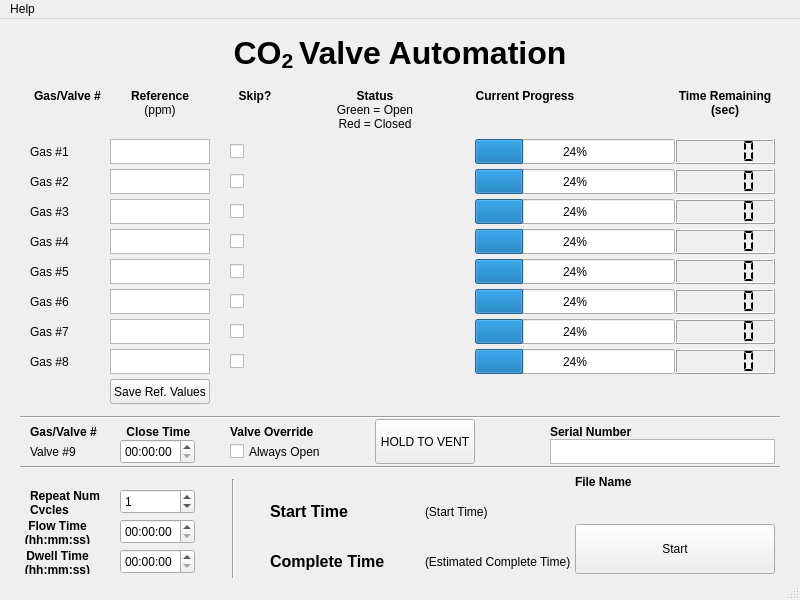
<?xml version="1.0" encoding="UTF-8"?>
<ui version="4.0">
 <class>MainWindow</class>
 <widget class="QMainWindow" name="MainWindow">
  <property name="geometry">
   <rect>
    <x>0</x>
    <y>0</y>
    <width>800</width>
    <height>600</height>
   </rect>
  </property>
  <property name="windowTitle">
   <string>MainWindow</string>
  </property>
  <widget class="QWidget" name="centralwidget">
   <widget class="QProgressBar" name="progress1">
    <property name="geometry">
     <rect>
      <x>475</x>
      <y>120</y>
      <width>200</width>
      <height>25</height>
     </rect>
    </property>
    <property name="value">
     <number>24</number>
    </property>
   </widget>
   <widget class="QLCDNumber" name="lcd1">
    <property name="geometry">
     <rect>
      <x>675</x>
      <y>120</y>
      <width>100</width>
      <height>25</height>
     </rect>
    </property>
    <property name="font">
     <font>
      <weight>75</weight>
      <bold>true</bold>
     </font>
    </property>
    <property name="segmentStyle">
     <enum>QLCDNumber::Flat</enum>
    </property>
   </widget>
   <widget class="QLabel" name="label_6">
    <property name="geometry">
     <rect>
      <x>675</x>
      <y>70</y>
      <width>100</width>
      <height>50</height>
     </rect>
    </property>
    <property name="font">
     <font>
      <weight>75</weight>
      <bold>true</bold>
     </font>
    </property>
    <property name="text">
     <string>Time Remaining&lt;br&gt; (sec)</string>
    </property>
    <property name="alignment">
     <set>Qt::AlignHCenter|Qt::AlignTop</set>
    </property>
   </widget>
   <widget class="QLabel" name="label_3">
    <property name="geometry">
     <rect>
      <x>110</x>
      <y>70</y>
      <width>100</width>
      <height>50</height>
     </rect>
    </property>
    <property name="font">
     <font>
      <weight>75</weight>
      <bold>true</bold>
     </font>
    </property>
    <property name="text">
     <string>&lt;html&gt;&lt;head/&gt;&lt;body&gt;&lt;p&gt;Reference &lt;br/&gt;&lt;span style=&quot; font-weight:400;&quot;&gt;(ppm)&lt;/span&gt;&lt;/p&gt;&lt;/body&gt;&lt;/html&gt;</string>
    </property>
    <property name="alignment">
     <set>Qt::AlignHCenter|Qt::AlignTop</set>
    </property>
   </widget>
   <widget class="QTextEdit" name="ref1">
    <property name="geometry">
     <rect>
      <x>110</x>
      <y>120</y>
      <width>100</width>
      <height>25</height>
     </rect>
    </property>
   </widget>
   <widget class="QLabel" name="label_2">
    <property name="geometry">
     <rect>
      <x>30</x>
      <y>70</y>
      <width>75</width>
      <height>50</height>
     </rect>
    </property>
    <property name="font">
     <font>
      <weight>75</weight>
      <bold>true</bold>
     </font>
    </property>
    <property name="text">
     <string>Gas/Valve #</string>
    </property>
    <property name="alignment">
     <set>Qt::AlignHCenter|Qt::AlignTop</set>
    </property>
   </widget>
   <widget class="QLabel" name="label">
    <property name="geometry">
     <rect>
      <x>30</x>
      <y>120</y>
      <width>50</width>
      <height>25</height>
     </rect>
    </property>
    <property name="text">
     <string>Gas #1</string>
    </property>
   </widget>
   <widget class="QLabel" name="label_5">
    <property name="geometry">
     <rect>
      <x>475</x>
      <y>70</y>
      <width>100</width>
      <height>50</height>
     </rect>
    </property>
    <property name="font">
     <font>
      <weight>75</weight>
      <bold>true</bold>
     </font>
    </property>
    <property name="text">
     <string>Current Progress</string>
    </property>
    <property name="alignment">
     <set>Qt::AlignHCenter|Qt::AlignTop</set>
    </property>
   </widget>
   <widget class="QTextEdit" name="ref2">
    <property name="geometry">
     <rect>
      <x>110</x>
      <y>150</y>
      <width>100</width>
      <height>25</height>
     </rect>
    </property>
   </widget>
   <widget class="QLCDNumber" name="lcd2">
    <property name="geometry">
     <rect>
      <x>675</x>
      <y>150</y>
      <width>100</width>
      <height>25</height>
     </rect>
    </property>
    <property name="font">
     <font>
      <weight>75</weight>
      <bold>true</bold>
     </font>
    </property>
    <property name="segmentStyle">
     <enum>QLCDNumber::Flat</enum>
    </property>
   </widget>
   <widget class="QProgressBar" name="progress2">
    <property name="geometry">
     <rect>
      <x>475</x>
      <y>150</y>
      <width>200</width>
      <height>25</height>
     </rect>
    </property>
    <property name="value">
     <number>24</number>
    </property>
   </widget>
   <widget class="QLabel" name="label_7">
    <property name="geometry">
     <rect>
      <x>30</x>
      <y>150</y>
      <width>50</width>
      <height>25</height>
     </rect>
    </property>
    <property name="text">
     <string>Gas #2</string>
    </property>
   </widget>
   <widget class="QTextEdit" name="ref3">
    <property name="geometry">
     <rect>
      <x>110</x>
      <y>180</y>
      <width>100</width>
      <height>25</height>
     </rect>
    </property>
   </widget>
   <widget class="QTextEdit" name="ref4">
    <property name="geometry">
     <rect>
      <x>110</x>
      <y>210</y>
      <width>100</width>
      <height>25</height>
     </rect>
    </property>
   </widget>
   <widget class="QTextEdit" name="ref5">
    <property name="geometry">
     <rect>
      <x>110</x>
      <y>240</y>
      <width>100</width>
      <height>25</height>
     </rect>
    </property>
   </widget>
   <widget class="QTextEdit" name="ref6">
    <property name="geometry">
     <rect>
      <x>110</x>
      <y>270</y>
      <width>100</width>
      <height>25</height>
     </rect>
    </property>
   </widget>
   <widget class="QTextEdit" name="ref7">
    <property name="geometry">
     <rect>
      <x>110</x>
      <y>300</y>
      <width>100</width>
      <height>25</height>
     </rect>
    </property>
   </widget>
   <widget class="QTextEdit" name="ref8">
    <property name="geometry">
     <rect>
      <x>110</x>
      <y>330</y>
      <width>100</width>
      <height>25</height>
     </rect>
    </property>
   </widget>
   <widget class="QLabel" name="label_8">
    <property name="geometry">
     <rect>
      <x>30</x>
      <y>180</y>
      <width>50</width>
      <height>25</height>
     </rect>
    </property>
    <property name="text">
     <string>Gas #3</string>
    </property>
   </widget>
   <widget class="QLabel" name="label_9">
    <property name="geometry">
     <rect>
      <x>30</x>
      <y>210</y>
      <width>50</width>
      <height>25</height>
     </rect>
    </property>
    <property name="text">
     <string>Gas #4</string>
    </property>
   </widget>
   <widget class="QLabel" name="label_10">
    <property name="geometry">
     <rect>
      <x>30</x>
      <y>240</y>
      <width>50</width>
      <height>25</height>
     </rect>
    </property>
    <property name="text">
     <string>Gas #5</string>
    </property>
   </widget>
   <widget class="QLabel" name="label_11">
    <property name="geometry">
     <rect>
      <x>30</x>
      <y>270</y>
      <width>50</width>
      <height>25</height>
     </rect>
    </property>
    <property name="text">
     <string>Gas #6</string>
    </property>
   </widget>
   <widget class="QLabel" name="label_12">
    <property name="geometry">
     <rect>
      <x>30</x>
      <y>300</y>
      <width>50</width>
      <height>25</height>
     </rect>
    </property>
    <property name="text">
     <string>Gas #7</string>
    </property>
   </widget>
   <widget class="QLabel" name="label_13">
    <property name="geometry">
     <rect>
      <x>30</x>
      <y>330</y>
      <width>50</width>
      <height>25</height>
     </rect>
    </property>
    <property name="text">
     <string>Gas #8</string>
    </property>
   </widget>
   <widget class="QProgressBar" name="progress3">
    <property name="geometry">
     <rect>
      <x>475</x>
      <y>180</y>
      <width>200</width>
      <height>25</height>
     </rect>
    </property>
    <property name="value">
     <number>24</number>
    </property>
   </widget>
   <widget class="QProgressBar" name="progress4">
    <property name="geometry">
     <rect>
      <x>475</x>
      <y>210</y>
      <width>200</width>
      <height>25</height>
     </rect>
    </property>
    <property name="value">
     <number>24</number>
    </property>
   </widget>
   <widget class="QProgressBar" name="progress5">
    <property name="geometry">
     <rect>
      <x>475</x>
      <y>240</y>
      <width>200</width>
      <height>25</height>
     </rect>
    </property>
    <property name="value">
     <number>24</number>
    </property>
   </widget>
   <widget class="QProgressBar" name="progress6">
    <property name="geometry">
     <rect>
      <x>475</x>
      <y>270</y>
      <width>200</width>
      <height>25</height>
     </rect>
    </property>
    <property name="value">
     <number>24</number>
    </property>
   </widget>
   <widget class="QProgressBar" name="progress7">
    <property name="geometry">
     <rect>
      <x>475</x>
      <y>300</y>
      <width>200</width>
      <height>25</height>
     </rect>
    </property>
    <property name="value">
     <number>24</number>
    </property>
   </widget>
   <widget class="QProgressBar" name="progress8">
    <property name="geometry">
     <rect>
      <x>475</x>
      <y>330</y>
      <width>200</width>
      <height>25</height>
     </rect>
    </property>
    <property name="value">
     <number>24</number>
    </property>
   </widget>
   <widget class="QLCDNumber" name="lcd3">
    <property name="geometry">
     <rect>
      <x>675</x>
      <y>180</y>
      <width>100</width>
      <height>25</height>
     </rect>
    </property>
    <property name="font">
     <font>
      <weight>75</weight>
      <bold>true</bold>
     </font>
    </property>
    <property name="segmentStyle">
     <enum>QLCDNumber::Flat</enum>
    </property>
   </widget>
   <widget class="QLCDNumber" name="lcd4">
    <property name="geometry">
     <rect>
      <x>675</x>
      <y>210</y>
      <width>100</width>
      <height>25</height>
     </rect>
    </property>
    <property name="font">
     <font>
      <weight>75</weight>
      <bold>true</bold>
     </font>
    </property>
    <property name="segmentStyle">
     <enum>QLCDNumber::Flat</enum>
    </property>
   </widget>
   <widget class="QLCDNumber" name="lcd5">
    <property name="geometry">
     <rect>
      <x>675</x>
      <y>240</y>
      <width>100</width>
      <height>25</height>
     </rect>
    </property>
    <property name="font">
     <font>
      <weight>75</weight>
      <bold>true</bold>
     </font>
    </property>
    <property name="segmentStyle">
     <enum>QLCDNumber::Flat</enum>
    </property>
   </widget>
   <widget class="QLCDNumber" name="lcd6">
    <property name="geometry">
     <rect>
      <x>675</x>
      <y>270</y>
      <width>100</width>
      <height>25</height>
     </rect>
    </property>
    <property name="font">
     <font>
      <weight>75</weight>
      <bold>true</bold>
     </font>
    </property>
    <property name="segmentStyle">
     <enum>QLCDNumber::Flat</enum>
    </property>
   </widget>
   <widget class="QLCDNumber" name="lcd7">
    <property name="geometry">
     <rect>
      <x>675</x>
      <y>300</y>
      <width>100</width>
      <height>25</height>
     </rect>
    </property>
    <property name="font">
     <font>
      <weight>75</weight>
      <bold>true</bold>
     </font>
    </property>
    <property name="segmentStyle">
     <enum>QLCDNumber::Flat</enum>
    </property>
   </widget>
   <widget class="QLCDNumber" name="lcd8">
    <property name="geometry">
     <rect>
      <x>675</x>
      <y>330</y>
      <width>100</width>
      <height>25</height>
     </rect>
    </property>
    <property name="font">
     <font>
      <weight>75</weight>
      <bold>true</bold>
     </font>
    </property>
    <property name="segmentStyle">
     <enum>QLCDNumber::Flat</enum>
    </property>
   </widget>
   <widget class="QLabel" name="label_14">
    <property name="geometry">
     <rect>
      <x>30</x>
      <y>420</y>
      <width>50</width>
      <height>25</height>
     </rect>
    </property>
    <property name="text">
     <string>Valve #9</string>
    </property>
   </widget>
   <widget class="QCheckBox" name="checkBox">
    <property name="geometry">
     <rect>
      <x>230</x>
      <y>420</y>
      <width>100</width>
      <height>25</height>
     </rect>
    </property>
    <property name="text">
     <string>Always Open</string>
    </property>
   </widget>
   <widget class="QLabel" name="label_15">
    <property name="geometry">
     <rect>
      <x>30</x>
      <y>400</y>
      <width>75</width>
      <height>25</height>
     </rect>
    </property>
    <property name="font">
     <font>
      <weight>75</weight>
      <bold>true</bold>
     </font>
    </property>
    <property name="text">
     <string>Gas/Valve #</string>
    </property>
   </widget>
   <widget class="QLabel" name="label_16">
    <property name="geometry">
     <rect>
      <x>110</x>
      <y>400</y>
      <width>100</width>
      <height>25</height>
     </rect>
    </property>
    <property name="font">
     <font>
      <weight>75</weight>
      <bold>true</bold>
     </font>
    </property>
    <property name="text">
     <string>Close Time </string>
    </property>
    <property name="alignment">
     <set>Qt::AlignCenter</set>
    </property>
   </widget>
   <widget class="QLabel" name="label_18">
    <property name="geometry">
     <rect>
      <x>230</x>
      <y>400</y>
      <width>100</width>
      <height>25</height>
     </rect>
    </property>
    <property name="font">
     <font>
      <weight>75</weight>
      <bold>true</bold>
     </font>
    </property>
    <property name="text">
     <string>Valve Override</string>
    </property>
   </widget>
   <widget class="QLabel" name="label_19">
    <property name="geometry">
     <rect>
      <x>300</x>
      <y>70</y>
      <width>150</width>
      <height>50</height>
     </rect>
    </property>
    <property name="font">
     <font>
      <weight>75</weight>
      <bold>true</bold>
     </font>
    </property>
    <property name="text">
     <string>&lt;html&gt;&lt;head/&gt;&lt;body&gt;&lt;p align=&quot;center&quot;&gt;Status &lt;br/&gt;&lt;span style=&quot; font-weight:400;&quot;&gt;Green = Open&lt;br/&gt;Red = Closed&lt;/span&gt;&lt;/p&gt;&lt;/body&gt;&lt;/html&gt;</string>
    </property>
    <property name="alignment">
     <set>Qt::AlignHCenter|Qt::AlignTop</set>
    </property>
   </widget>
   <widget class="QPushButton" name="startButton">
    <property name="geometry">
     <rect>
      <x>575</x>
      <y>505</y>
      <width>200</width>
      <height>50</height>
     </rect>
    </property>
    <property name="text">
     <string>Start</string>
    </property>
   </widget>
   <widget class="QLabel" name="status1">
    <property name="geometry">
     <rect>
      <x>365</x>
      <y>120</y>
      <width>25</width>
      <height>25</height>
     </rect>
    </property>
    <property name="text">
     <string/>
    </property>
    <property name="pixmap">
     <pixmap>../../ValveControl/if_Red Ball_38831.png</pixmap>
    </property>
    <property name="scaledContents">
     <bool>true</bool>
    </property>
   </widget>
   <widget class="QLabel" name="status2">
    <property name="geometry">
     <rect>
      <x>365</x>
      <y>150</y>
      <width>25</width>
      <height>25</height>
     </rect>
    </property>
    <property name="text">
     <string/>
    </property>
    <property name="pixmap">
     <pixmap>../../ValveControl/if_Red Ball_38831.png</pixmap>
    </property>
    <property name="scaledContents">
     <bool>true</bool>
    </property>
   </widget>
   <widget class="QLabel" name="status3">
    <property name="geometry">
     <rect>
      <x>365</x>
      <y>180</y>
      <width>25</width>
      <height>25</height>
     </rect>
    </property>
    <property name="text">
     <string/>
    </property>
    <property name="pixmap">
     <pixmap>../../ValveControl/if_Red Ball_38831.png</pixmap>
    </property>
    <property name="scaledContents">
     <bool>true</bool>
    </property>
   </widget>
   <widget class="QLabel" name="status4">
    <property name="geometry">
     <rect>
      <x>365</x>
      <y>210</y>
      <width>25</width>
      <height>25</height>
     </rect>
    </property>
    <property name="text">
     <string/>
    </property>
    <property name="pixmap">
     <pixmap>../../ValveControl/if_Red Ball_38831.png</pixmap>
    </property>
    <property name="scaledContents">
     <bool>true</bool>
    </property>
   </widget>
   <widget class="QLabel" name="status5">
    <property name="geometry">
     <rect>
      <x>365</x>
      <y>240</y>
      <width>25</width>
      <height>25</height>
     </rect>
    </property>
    <property name="text">
     <string/>
    </property>
    <property name="pixmap">
     <pixmap>../../ValveControl/if_Red Ball_38831.png</pixmap>
    </property>
    <property name="scaledContents">
     <bool>true</bool>
    </property>
   </widget>
   <widget class="QLabel" name="status6">
    <property name="geometry">
     <rect>
      <x>365</x>
      <y>270</y>
      <width>25</width>
      <height>25</height>
     </rect>
    </property>
    <property name="text">
     <string/>
    </property>
    <property name="pixmap">
     <pixmap>../../ValveControl/if_Red Ball_38831.png</pixmap>
    </property>
    <property name="scaledContents">
     <bool>true</bool>
    </property>
   </widget>
   <widget class="QLabel" name="status7">
    <property name="geometry">
     <rect>
      <x>365</x>
      <y>300</y>
      <width>25</width>
      <height>25</height>
     </rect>
    </property>
    <property name="text">
     <string/>
    </property>
    <property name="pixmap">
     <pixmap>../../ValveControl/if_Red Ball_38831.png</pixmap>
    </property>
    <property name="scaledContents">
     <bool>true</bool>
    </property>
   </widget>
   <widget class="QLabel" name="status8">
    <property name="geometry">
     <rect>
      <x>365</x>
      <y>330</y>
      <width>25</width>
      <height>25</height>
     </rect>
    </property>
    <property name="text">
     <string/>
    </property>
    <property name="pixmap">
     <pixmap>../../ValveControl/if_Red Ball_38831.png</pixmap>
    </property>
    <property name="scaledContents">
     <bool>true</bool>
    </property>
   </widget>
   <widget class="QLabel" name="status9">
    <property name="geometry">
     <rect>
      <x>365</x>
      <y>420</y>
      <width>25</width>
      <height>25</height>
     </rect>
    </property>
    <property name="text">
     <string/>
    </property>
    <property name="pixmap">
     <pixmap>../../ValveControl/if_Red Ball_38831.png</pixmap>
    </property>
    <property name="scaledContents">
     <bool>true</bool>
    </property>
   </widget>
   <widget class="QLabel" name="label_29">
    <property name="geometry">
     <rect>
      <x>30</x>
      <y>470</y>
      <width>75</width>
      <height>25</height>
     </rect>
    </property>
    <property name="font">
     <font>
      <weight>75</weight>
      <bold>true</bold>
     </font>
    </property>
    <property name="text">
     <string>&lt;html&gt;&lt;head/&gt;&lt;body&gt;&lt;p&gt;Repeat Num&lt;br/&gt;Cycles&lt;/p&gt;&lt;/body&gt;&lt;/html&gt;</string>
    </property>
   </widget>
   <widget class="QSpinBox" name="CycleBox">
    <property name="geometry">
     <rect>
      <x>120</x>
      <y>470</y>
      <width>75</width>
      <height>25</height>
     </rect>
    </property>
    <property name="minimum">
     <number>-1</number>
    </property>
    <property name="value">
     <number>1</number>
    </property>
   </widget>
   <widget class="QLabel" name="label_30">
    <property name="geometry">
     <rect>
      <x>20</x>
      <y>500</y>
      <width>75</width>
      <height>25</height>
     </rect>
    </property>
    <property name="font">
     <font>
      <weight>75</weight>
      <bold>true</bold>
     </font>
    </property>
    <property name="text">
     <string>&lt;html&gt;&lt;head/&gt;&lt;body&gt;&lt;p&gt;Flow Time&lt;br/&gt;(hh:mm:ss)&lt;/p&gt;&lt;/body&gt;&lt;/html&gt;</string>
    </property>
    <property name="alignment">
     <set>Qt::AlignCenter</set>
    </property>
   </widget>
   <widget class="QLabel" name="label_31">
    <property name="geometry">
     <rect>
      <x>20</x>
      <y>530</y>
      <width>75</width>
      <height>25</height>
     </rect>
    </property>
    <property name="font">
     <font>
      <weight>75</weight>
      <bold>true</bold>
     </font>
    </property>
    <property name="text">
     <string>&lt;html&gt;&lt;head/&gt;&lt;body&gt;&lt;p&gt;Dwell Time&lt;br/&gt;(hh:mm:ss)&lt;/p&gt;&lt;/body&gt;&lt;/html&gt;</string>
    </property>
    <property name="alignment">
     <set>Qt::AlignCenter</set>
    </property>
   </widget>
   <widget class="QLabel" name="label_32">
    <property name="geometry">
     <rect>
      <x>230</x>
      <y>70</y>
      <width>50</width>
      <height>50</height>
     </rect>
    </property>
    <property name="font">
     <font>
      <weight>75</weight>
      <bold>true</bold>
     </font>
    </property>
    <property name="text">
     <string>Skip?</string>
    </property>
    <property name="alignment">
     <set>Qt::AlignHCenter|Qt::AlignTop</set>
    </property>
   </widget>
   <widget class="QCheckBox" name="skip1">
    <property name="geometry">
     <rect>
      <x>230</x>
      <y>120</y>
      <width>25</width>
      <height>25</height>
     </rect>
    </property>
    <property name="text">
     <string/>
    </property>
   </widget>
   <widget class="QCheckBox" name="skip2">
    <property name="geometry">
     <rect>
      <x>230</x>
      <y>150</y>
      <width>25</width>
      <height>25</height>
     </rect>
    </property>
    <property name="text">
     <string/>
    </property>
   </widget>
   <widget class="QCheckBox" name="skip3">
    <property name="geometry">
     <rect>
      <x>230</x>
      <y>180</y>
      <width>25</width>
      <height>25</height>
     </rect>
    </property>
    <property name="text">
     <string/>
    </property>
   </widget>
   <widget class="QCheckBox" name="skip4">
    <property name="geometry">
     <rect>
      <x>230</x>
      <y>210</y>
      <width>25</width>
      <height>25</height>
     </rect>
    </property>
    <property name="text">
     <string/>
    </property>
   </widget>
   <widget class="QCheckBox" name="skip5">
    <property name="geometry">
     <rect>
      <x>230</x>
      <y>240</y>
      <width>25</width>
      <height>25</height>
     </rect>
    </property>
    <property name="text">
     <string/>
    </property>
   </widget>
   <widget class="QCheckBox" name="skip6">
    <property name="geometry">
     <rect>
      <x>230</x>
      <y>270</y>
      <width>25</width>
      <height>25</height>
     </rect>
    </property>
    <property name="text">
     <string/>
    </property>
   </widget>
   <widget class="QCheckBox" name="skip7">
    <property name="geometry">
     <rect>
      <x>230</x>
      <y>300</y>
      <width>25</width>
      <height>25</height>
     </rect>
    </property>
    <property name="text">
     <string/>
    </property>
   </widget>
   <widget class="QCheckBox" name="skip8">
    <property name="geometry">
     <rect>
      <x>230</x>
      <y>330</y>
      <width>25</width>
      <height>25</height>
     </rect>
    </property>
    <property name="text">
     <string/>
    </property>
   </widget>
   <widget class="Line" name="line">
    <property name="geometry">
     <rect>
      <x>20</x>
      <y>390</y>
      <width>760</width>
      <height>16</height>
     </rect>
    </property>
    <property name="orientation">
     <enum>Qt::Horizontal</enum>
    </property>
   </widget>
   <widget class="Line" name="line_2">
    <property name="geometry">
     <rect>
      <x>20</x>
      <y>440</y>
      <width>760</width>
      <height>16</height>
     </rect>
    </property>
    <property name="orientation">
     <enum>Qt::Horizontal</enum>
    </property>
   </widget>
   <widget class="QTimeEdit" name="flowTimeBox">
    <property name="geometry">
     <rect>
      <x>120</x>
      <y>500</y>
      <width>75</width>
      <height>25</height>
     </rect>
    </property>
    <property name="displayFormat">
     <string>hh:mm:ss</string>
    </property>
   </widget>
   <widget class="QTimeEdit" name="dwellTimeBox">
    <property name="geometry">
     <rect>
      <x>120</x>
      <y>530</y>
      <width>75</width>
      <height>25</height>
     </rect>
    </property>
    <property name="displayFormat">
     <string>hh:mm:ss</string>
    </property>
   </widget>
   <widget class="QLabel" name="label_33">
    <property name="geometry">
     <rect>
      <x>270</x>
      <y>480</y>
      <width>150</width>
      <height>25</height>
     </rect>
    </property>
    <property name="font">
     <font>
      <pointsize>12</pointsize>
      <weight>75</weight>
      <bold>true</bold>
     </font>
    </property>
    <property name="text">
     <string>&lt;html&gt;&lt;head/&gt;&lt;body&gt;&lt;p&gt;Start Time&lt;/p&gt;&lt;/body&gt;&lt;/html&gt;</string>
    </property>
    <property name="alignment">
     <set>Qt::AlignLeading|Qt::AlignLeft|Qt::AlignVCenter</set>
    </property>
   </widget>
   <widget class="QLabel" name="label_34">
    <property name="geometry">
     <rect>
      <x>270</x>
      <y>530</y>
      <width>150</width>
      <height>25</height>
     </rect>
    </property>
    <property name="font">
     <font>
      <pointsize>12</pointsize>
      <weight>75</weight>
      <bold>true</bold>
     </font>
    </property>
    <property name="text">
     <string>&lt;html&gt;&lt;head/&gt;&lt;body&gt;&lt;p&gt;Complete Time&lt;/p&gt;&lt;/body&gt;&lt;/html&gt;</string>
    </property>
    <property name="alignment">
     <set>Qt::AlignLeading|Qt::AlignLeft|Qt::AlignVCenter</set>
    </property>
   </widget>
   <widget class="QLabel" name="startTimeBox">
    <property name="geometry">
     <rect>
      <x>425</x>
      <y>480</y>
      <width>150</width>
      <height>25</height>
     </rect>
    </property>
    <property name="text">
     <string>(Start Time)</string>
    </property>
   </widget>
   <widget class="QLabel" name="endTimeBox">
    <property name="geometry">
     <rect>
      <x>425</x>
      <y>530</y>
      <width>150</width>
      <height>25</height>
     </rect>
    </property>
    <property name="text">
     <string>(Estimated Complete Time)</string>
    </property>
   </widget>
   <widget class="Line" name="line_3">
    <property name="geometry">
     <rect>
      <x>223</x>
      <y>460</y>
      <width>20</width>
      <height>101</height>
     </rect>
    </property>
    <property name="orientation">
     <enum>Qt::Vertical</enum>
    </property>
   </widget>
   <widget class="QTimeEdit" name="closeTimeBox">
    <property name="geometry">
     <rect>
      <x>120</x>
      <y>420</y>
      <width>75</width>
      <height>25</height>
     </rect>
    </property>
    <property name="displayFormat">
     <string>hh:mm:ss</string>
    </property>
   </widget>
   <widget class="QLabel" name="label_20">
    <property name="geometry">
     <rect>
      <x>0</x>
      <y>10</y>
      <width>800</width>
      <height>50</height>
     </rect>
    </property>
    <property name="font">
     <font>
      <pointsize>24</pointsize>
      <weight>75</weight>
      <bold>true</bold>
     </font>
    </property>
    <property name="text">
     <string>&lt;html&gt;&lt;head/&gt;&lt;body&gt;&lt;p&gt;CO&lt;span style=&quot; vertical-align:sub;&quot;&gt;2 &lt;/span&gt;Valve Automation&lt;/p&gt;&lt;/body&gt;&lt;/html&gt;</string>
    </property>
    <property name="alignment">
     <set>Qt::AlignCenter</set>
    </property>
   </widget>
   <widget class="QPushButton" name="ventButton">
    <property name="geometry">
     <rect>
      <x>375</x>
      <y>400</y>
      <width>100</width>
      <height>45</height>
     </rect>
    </property>
    <property name="text">
     <string>HOLD TO VENT</string>
    </property>
   </widget>
   <widget class="QPushButton" name="refButton">
    <property name="geometry">
     <rect>
      <x>110</x>
      <y>360</y>
      <width>100</width>
      <height>25</height>
     </rect>
    </property>
    <property name="text">
     <string>Save Ref. Values</string>
    </property>
   </widget>
   <widget class="QTextEdit" name="serNumText">
    <property name="geometry">
     <rect>
      <x>550</x>
      <y>420</y>
      <width>225</width>
      <height>25</height>
     </rect>
    </property>
   </widget>
   <widget class="QLabel" name="label_21">
    <property name="geometry">
     <rect>
      <x>550</x>
      <y>400</y>
      <width>100</width>
      <height>25</height>
     </rect>
    </property>
    <property name="font">
     <font>
      <weight>75</weight>
      <bold>true</bold>
     </font>
    </property>
    <property name="text">
     <string>Serial Number</string>
    </property>
   </widget>
   <widget class="QLabel" name="label_22">
    <property name="geometry">
     <rect>
      <x>575</x>
      <y>450</y>
      <width>100</width>
      <height>25</height>
     </rect>
    </property>
    <property name="font">
     <font>
      <weight>75</weight>
      <bold>true</bold>
     </font>
    </property>
    <property name="text">
     <string>File Name</string>
    </property>
   </widget>
   <widget class="QLabel" name="filenameLabel">
    <property name="geometry">
     <rect>
      <x>575</x>
      <y>470</y>
      <width>200</width>
      <height>25</height>
     </rect>
    </property>
    <property name="font">
     <font>
      <weight>75</weight>
      <bold>true</bold>
     </font>
    </property>
    <property name="text">
     <string>&lt;filename_xxx&gt;</string>
    </property>
   </widget>
  </widget>
  <widget class="QMenuBar" name="menubar">
   <property name="geometry">
    <rect>
     <x>0</x>
     <y>0</y>
     <width>800</width>
     <height>21</height>
    </rect>
   </property>
   <widget class="QMenu" name="menuHelp">
    <property name="title">
     <string>Help</string>
    </property>
    <addaction name="actionAbout"/>
   </widget>
   <addaction name="menuHelp"/>
  </widget>
  <widget class="QStatusBar" name="statusbar"/>
  <action name="actionAbout">
   <property name="text">
    <string>About</string>
   </property>
  </action>
 </widget>
 <resources/>
 <connections/>
</ui>
